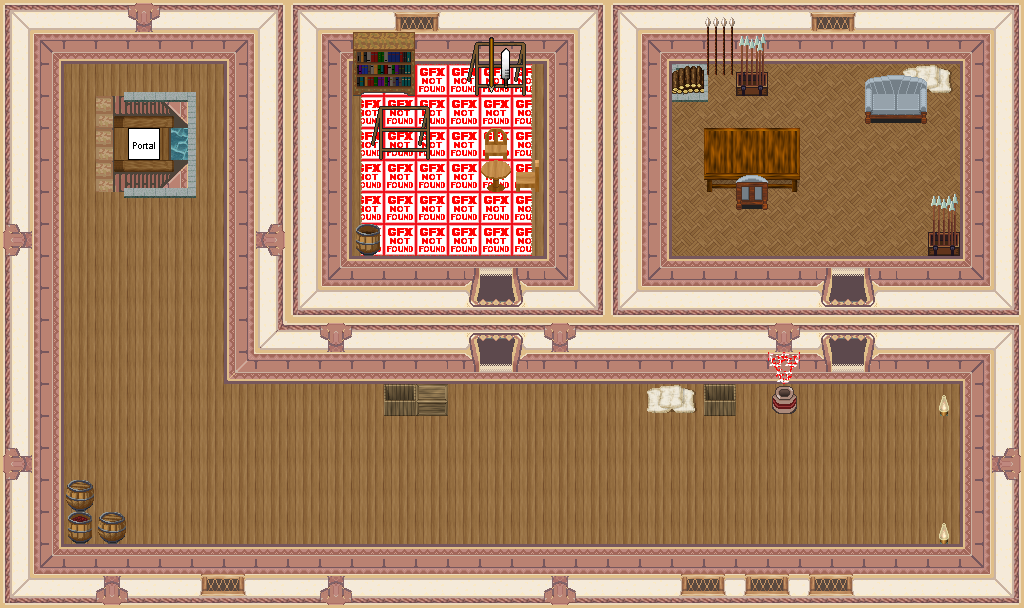

The image is a tile-based game level rendered from a .tmx file. Its description and source (layers, tilesets, objects; grid data summarised) follow:
An orthogonal 32x19 tile map with 32x32 px tiles, 5 tile layers (0_floor, 1_terrain, 2_object, 3_roof, ...), 2 hidden layers not drawn, 28 tilesets.

<map version="1.2" tiledversion="1.3.0" orientation="orthogonal" renderorder="right-down" compressionlevel="0" width="32" height="19" tilewidth="32" tileheight="32" infinite="0" nextlayerid="8" nextobjectid="1">
 <tileset firstgid="1" name="furniture/carpet/carpets_2" tilewidth="32" tileheight="32" tilecount="12" columns="4">
  <image source="../../tileset/furniture/carpet/carpets_2.png" trans="ff00ff" width="128" height="96" />
 </tileset>
 <tileset firstgid="13" name="building/wall/int_wall_pale" tilewidth="32" tileheight="32" tilecount="16" columns="2">
  <image source="../../tileset/building/wall/int_wall_pale.png" trans="ff00ff" width="64" height="256" />
 </tileset>
 <tileset firstgid="29" name="building/wall/int_wall_purple" tilewidth="32" tileheight="32" tilecount="20" columns="2">
  <image source="../../tileset/building/wall/int_wall_purple.png" trans="ff00ff" width="64" height="320" />
 </tileset>
 <tileset firstgid="49" name="building/stairs/int_ew" tilewidth="32" tileheight="32" tilecount="9" columns="3">
  <image source="../../tileset/building/stairs/int_ew.png" trans="ff00ff" width="96" height="96" />
 </tileset>
 <tileset firstgid="58" name="building/entrance/pale_red_ns" tilewidth="32" tileheight="32" tilecount="36" columns="9">
  <image source="../../tileset/building/entrance/pale_red_ns.png" trans="ff00ff" width="288" height="128" />
 </tileset>
 <tileset firstgid="94" name="furniture/chair/wooden" tilewidth="32" tileheight="32" tilecount="5" columns="5">
  <image source="../../tileset/furniture/chair/wooden.png" trans="ff00ff" width="160" height="32" />
 </tileset>
 <tileset firstgid="99" name="furniture/table/rectangular_with_meals" tilewidth="32" tileheight="32" tilecount="9" columns="3">
  <image source="../../tileset/furniture/table/rectangular_with_meals.png" trans="ff00ff" width="96" height="96" />
 </tileset>
 <tileset firstgid="108" name="building/wall/bricked_edges" tilewidth="32" tileheight="32" tilecount="25" columns="5">
  <image source="../../tileset/building/wall/bricked_edges.png" trans="ff00ff" width="160" height="160" />
 </tileset>
 <tileset firstgid="133" name="furniture/light/dark_torch" tilewidth="32" tileheight="32" tilecount="8" columns="2">
  <image source="../../tileset/furniture/light/dark_torch.png" trans="ff00ff" width="64" height="128" />
 </tileset>
 <tileset firstgid="141" name="building/window/int_windows_purple" tilewidth="32" tileheight="32" tilecount="16" columns="4">
  <image source="../../tileset/building/window/int_windows_purple.png" trans="ff00ff" width="128" height="128" />
 </tileset>
 <tileset firstgid="157" name="plant/vine" tilewidth="32" tileheight="32" tilecount="3" columns="1">
  <image source="../../tileset/plant/vine.png" trans="ff00ff" width="32" height="96" />
 </tileset>
 <tileset firstgid="160" name="item/pot/pot_burgundy" tilewidth="32" tileheight="32" tilecount="1" columns="1">
  <image source="../../tileset/item/pot/pot_burgundy.png" trans="ffffff" width="32" height="32" />
 </tileset>
 <tileset firstgid="161" name="furniture/shelve/pale_book_bottle_shelf" tilewidth="32" tileheight="32" tilecount="12" columns="3">
  <image source="../../tileset/furniture/shelve/pale_book_bottle_shelf.png" trans="ff00ff" width="96" height="128" />
 </tileset>
 <tileset firstgid="173" name="furniture/table/wooden" tilewidth="32" tileheight="32" tilecount="1" columns="1">
  <image source="../../tileset/furniture/table/wooden.png" trans="ff00ff" width="32" height="32" />
 </tileset>
 <tileset firstgid="174" name="building/entrance/detail_ns" tilewidth="32" tileheight="32" tilecount="6" columns="3">
  <image source="../../tileset/building/entrance/detail_ns.png" trans="ff00ff" width="96" height="64" />
 </tileset>
 <tileset firstgid="180" name="logic/portal" tilewidth="32" tileheight="32" tilecount="16" columns="8">
  <image source="../../tileset/logic/portal.png" width="256" height="64" />
 </tileset>
 <tileset firstgid="196" name="logic/collision" tilewidth="32" tileheight="32" tilecount="1" columns="1">
  <image source="../../tileset/logic/collision.png" width="32" height="32" />
 </tileset>
 <tileset firstgid="197" name="logic/protection" tilewidth="32" tileheight="32" tilecount="2" columns="2">
  <image source="../../tileset/logic/protection.png" width="64" height="32" />
 </tileset>
 <tileset firstgid="199" name="ground/indoor/floors_3" tilewidth="32" tileheight="32" tilecount="12" columns="6">
  <image source="../../tileset/ground/indoor/floors_3.png" width="192" height="64" />
 </tileset>
 <tileset firstgid="211" name="furniture/carpet/red_purple" tilewidth="32" tileheight="32" tilecount="9" columns="3">
  <image source="../../tileset/furniture/carpet/red_purple.png" width="96" height="96" />
 </tileset>
 <tileset firstgid="220" name="item/weapon/box_of_weapons" tilewidth="32" tileheight="32" tilecount="2" columns="1">
  <image source="../../tileset/item/weapon/box_of_weapons.png" width="32" height="64" />
 </tileset>
 <tileset firstgid="222" name="item/weapon/spears" tilewidth="32" tileheight="32" tilecount="3" columns="1">
  <image source="../../tileset/item/weapon/spears.png" width="32" height="96" />
 </tileset>
 <tileset firstgid="225" name="furniture/chair/sofa_chair_blue" tilewidth="32" tileheight="32" tilecount="12" columns="3">
  <image source="../../tileset/furniture/chair/sofa_chair_blue.png" width="96" height="128" />
 </tileset>
 <tileset firstgid="237" name="item/firewood" tilewidth="32" tileheight="32" tilecount="12" columns="3">
  <image source="../../tileset/item/firewood.png" width="96" height="128" />
 </tileset>
 <tileset firstgid="249" name="item/sacks" tilewidth="32" tileheight="32" tilecount="2" columns="2">
  <image source="../../tileset/item/sacks.png" width="64" height="32" />
 </tileset>
 <tileset firstgid="251" name="item/armor/weapons_rack" tilewidth="32" tileheight="32" tilecount="18" columns="9">
  <image source="../../tileset/item/armor/weapons_rack.png" width="288" height="64" />
 </tileset>
 <tileset firstgid="269" name="item/pot/barrels_1" tilewidth="32" tileheight="32" tilecount="8" columns="4">
  <image source="../../tileset/item/pot/barrels_1.png" width="128" height="64" />
 </tileset>
 <tileset firstgid="277" name="item/pot/wooden_crates" tilewidth="32" tileheight="32" tilecount="6" columns="3">
  <image source="../../tileset/item/pot/wooden_crates.png" width="96" height="64" />
 </tileset>
 <layer id="1" name="0_floor" width="32" height="19">
  <data>[608 cells, 608 non-empty, 3 distinct tile ids]</data>
 </layer>
 <layer id="2" name="1_terrain" width="32" height="19">
  <data>[608 cells, 378 non-empty, 58 distinct tile ids]</data>
 </layer>
 <layer id="3" name="2_object" width="32" height="19">
  <data>[608 cells, 93 non-empty, 57 distinct tile ids]</data>
 </layer>
 <layer id="4" name="3_roof" width="32" height="19">
  <data>[608 cells, 15 non-empty, 9 distinct tile ids]</data>
 </layer>
 <layer id="5" name="objects" width="32" height="19">
  <data>[608 cells, 1 non-empty, 1 distinct tile ids]</data>
 </layer>
 <layer id="6" name="collision" width="32" height="19" visible="0" opacity="0.37">
  <data>[608 cells, 358 non-empty, 1 distinct tile ids]</data>
 </layer>
 <layer id="7" name="protection" width="32" height="19" visible="0" opacity="0.24">
  <data>[608 cells, 608 non-empty, 1 distinct tile ids]</data>
 </layer>
</map>
